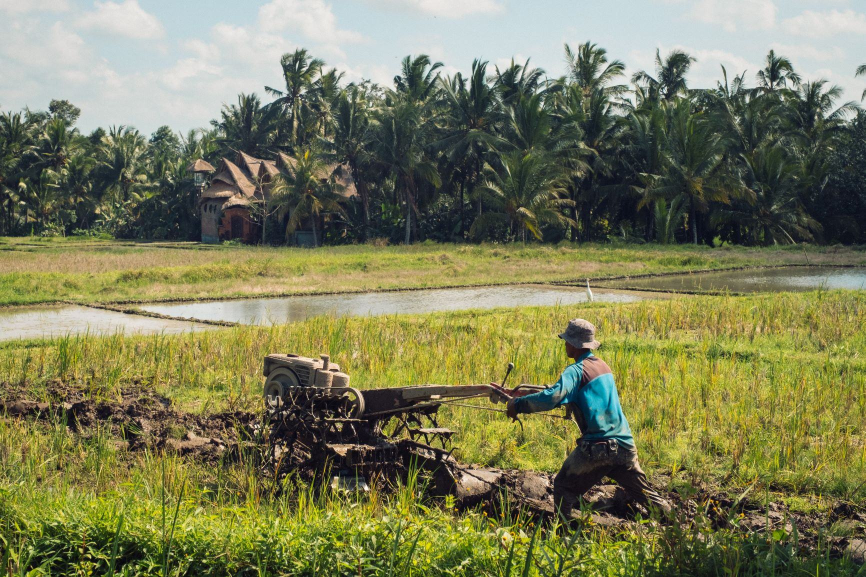
#> input picture tests/images/business-work-1.jpg, 1731 x 1154 px (shown at 1/2 size)
$ python use_module.py ../tests/images/business-work-1.jpg
#> lines starting #> are read from the running program, lines starting #| are printed output that depends on the picture; after the words box and inside, x2 and y2 are one past the last pixel; in counts of white or black regions, pixels touching at a corner belong together
#> further down, image is the input picture: PIL image 1731x1154 RGB; mean R, G, B 123.1, 124.7, 89
### smartcrop.py
#!/usr/bin/env python

import argparse
import json
import math
import sys

import numpy as np
from PIL import Image, ImageDraw
from PIL.ImageFilter import Kernel
from pytoolbox.multimedia import exif


def saturation(image):
    r, g, b = image.split()
    r, g, b = np.array(r), np.array(g), np.array(b)
    r, g, b = r.astype(float), g.astype(float), b.astype(float)
    maximum = np.maximum(np.maximum(r, g), b)  # [0; 255]
    minimum = np.minimum(np.minimum(r, g), b)  # [0; 255]
    s = (maximum + minimum) / 255  # [0.0; 1.0]
    d = (maximum - minimum) / 255  # [0.0; 1.0]
    d[maximum == minimum] = 0  # if maximum == minimum:
    s[maximum == minimum] = 1  # -> saturation = 0 / 1 = 0
    mask = s > 1
    s[mask] = 2 - d[mask]
    return d / s  # [0.0; 1.0]


def thirds(x):
    """gets value in the range of [0, 1] where 0 is the center of the pictures
    returns weight of rule of thirds [0, 1]"""
    x = ((x + 2 / 3) % 2 * 0.5 - 0.5) * 16
    return max(1 - x * x, 0)


class SmartCrop(object):

    DEFAULT_SKIN_COLOR = [0.78, 0.57, 0.44]

    def __init__(
        self,
        detail_weight=0.2,
        edge_radius=0.4,
        edge_weight=-20,
        outside_importance=-0.5,
        rule_of_thirds=True,
        saturation_bias=0.2,
        saturation_brightness_max=0.9,
        saturation_brightness_min=0.05,
        saturation_threshold=0.4,
        saturation_weight=0.3,
        score_down_sample=8,
        skin_bias=0.01,
        skin_brightness_max=1,
        skin_brightness_min=0.2,
        skin_color=None,
        skin_threshold=0.8,
        skin_weight=1.8
    ):
        self.detail_weight = detail_weight
        self.edge_radius = edge_radius
        self.edge_weight = edge_weight
        self.outside_importance = outside_importance
        self.rule_of_thirds = rule_of_thirds
        self.saturation_bias = saturation_bias
        self.saturation_brightness_max = saturation_brightness_max
        self.saturation_brightness_min = saturation_brightness_min
        self.saturation_threshold = saturation_threshold
        self.saturation_weight = saturation_weight
        self.score_down_sample = score_down_sample
        self.skin_bias = skin_bias
        self.skin_brightness_max = skin_brightness_max
        self.skin_brightness_min = skin_brightness_min
        self.skin_color = skin_color or self.DEFAULT_SKIN_COLOR
        self.skin_threshold = skin_threshold
        self.skin_weight = skin_weight

    def analyse(
        self,
        image,
        crop_width,
        crop_height,
        max_scale=1,
        min_scale=0.9,
        scale_step=0.1,
        step=8
    ):
        """
        Analyze image and return some suggestions of crops (coordinates).
        This implementation / algorithm is really slow for large images.
        Use `crop()` which is pre-scaling the image before analyzing it.
        """
        cie_image = image.convert('L', (0.2126, 0.7152, 0.0722, 0))
        cie_array = np.array(cie_image)  # [0; 255]

        # R=skin G=edge B=saturation
        edge_image = self.detect_edge(cie_image)
        skin_image = self.detect_skin(cie_array, image)
        saturation_image = self.detect_saturation(cie_array, image)
        analyse_image = Image.merge('RGB', [skin_image, edge_image, saturation_image])

        del edge_image
        del skin_image
        del saturation_image

        score_image = analyse_image.copy()
        score_image.thumbnail(
            (
                int(math.ceil(image.size[0] / self.score_down_sample)),
                int(math.ceil(image.size[1] / self.score_down_sample))
            ),
            Image.Resampling.LANCZOS)

        top_crop = None
        top_score = -sys.maxsize

        crops = self.crops(
            image,
            crop_width,
            crop_height,
            max_scale=max_scale,
            min_scale=min_scale,
            scale_step=scale_step,
            step=step)

        for crop in crops:
            crop['score'] = self.score(score_image, crop)
            if crop['score']['total'] > top_score:
                top_crop = crop
                top_score = crop['score']['total']

        return {'analyse_image': analyse_image, 'crops': crops, 'top_crop': top_crop}

    def crop(
        self,
        image,
        width,
        height,
        prescale=True,
        max_scale=1,
        min_scale=0.9,
        scale_step=0.1,
        step=8
    ):
        """Not yet fully cleaned from https://github.com/hhatto/smartcrop.py."""
#> called with width = 100, height = 100, prescale = True, max_scale = 1, min_scale = 0.9, scale_step = 0.1, step = 8
        scale = min(image.size[0] / width, image.size[1] / height)
#> scale = 11.54
        crop_width = int(math.floor(width * scale))
#> crop_width = 1154
        crop_height = int(math.floor(height * scale))
#> crop_height = 1154
        # img = 100x100, width = 95x95, scale = 100/95, 1/scale > min
        # don't set minscale smaller than 1/scale
        # -> don't pick crops that need upscaling
        min_scale = min(max_scale, max(1 / scale, min_scale))
#> min_scale = 0.9

        prescale_size = 1
        if prescale:
            prescale_size = 1 / scale / min_scale
#> prescale_size = 0.0963
            if prescale_size < 1:
                image = image.copy()
                image.thumbnail(
                    (int(image.size[0] * prescale_size), int(image.size[1] * prescale_size)),
                    Image.Resampling.LANCZOS)
#> image: PIL image 166x111 RGB
                crop_width = int(math.floor(crop_width * prescale_size))
#> crop_width = 111
                crop_height = int(math.floor(crop_height * prescale_size))
#> crop_height = 111
            else:
                prescale_size = 1

        result = self.analyse(
            image,
            crop_width=crop_width,
            crop_height=crop_height,
            min_scale=min_scale,
            max_scale=max_scale,
            scale_step=scale_step,
            step=step)

        for i in range(len(result['crops'])):
            crop = result['crops'][i]
            crop['x'] = int(math.floor(crop['x'] / prescale_size))
            crop['y'] = int(math.floor(crop['y'] / prescale_size))
            crop['width'] = int(math.floor(crop['width'] / prescale_size))
            crop['height'] = int(math.floor(crop['height'] / prescale_size))
            result['crops'][i] = crop
        return result

    def crops(
        self,
        image,
        crop_width,
        crop_height,
        max_scale=1,
        min_scale=0.9,
        scale_step=0.1,
        step=8
    ):
        image_width, image_height = image.size
        crops = []
        for scale in (
            i / 100 for i in range(
                int(max_scale * 100),
                int((min_scale - scale_step) * 100),
                -int(scale_step * 100))
        ):
            for y in range(0, image_height, step):
                if not (y + crop_height * scale <= image_height):
                    break
                for x in range(0, image_width, step):
                    if not (x + crop_width * scale <= image_width):
                        break
                    crops.append({
                        'x': x,
                        'y': y,
                        'width': crop_width * scale,
                        'height': crop_height * scale,
                    })
        if not crops:
            raise ValueError(locals())
        return crops

    # [37 lines left out: function debug_crop, not called in this run]

    def detect_edge(self, cie_image):
        return cie_image.filter(Kernel((3, 3), (0, -1, 0, -1, 4, -1, 0, -1, 0), 1, 1))

    def detect_saturation(self, cie_array, source_image):
        threshold = self.saturation_threshold
        saturation_data = saturation(source_image)
        mask = (
            (saturation_data > threshold) &
            (cie_array >= self.saturation_brightness_min * 255) &
            (cie_array <= self.saturation_brightness_max * 255))

        saturation_data[~mask] = 0
        saturation_data[mask] = (saturation_data[mask] - threshold) * (255 / (1 - threshold))

        return Image.fromarray(saturation_data.astype('uint8'))

    def detect_skin(self, cie_array, source_image):
        r, g, b = source_image.split()
        r, g, b = np.array(r), np.array(g), np.array(b)
        r, g, b = r.astype(float), g.astype(float), b.astype(float)
#> r: shape (111, 166) float64
#> g: shape (111, 166) float64
#> b: shape (111, 166) float64
        rd = np.ones_like(r) * -self.skin_color[0]
        gd = np.ones_like(g) * -self.skin_color[1]
        bd = np.ones_like(b) * -self.skin_color[2]

        mag = np.sqrt(r * r + g * g + b * b)
        mask = ~(abs(mag) < 1e-6)
#> mask: shape (111, 166) bool; every value is 1
        rd[mask] = r[mask] / mag[mask] - self.skin_color[0]
        gd[mask] = g[mask] / mag[mask] - self.skin_color[1]
        bd[mask] = b[mask] / mag[mask] - self.skin_color[2]

        skin = 1 - np.sqrt(rd * rd + gd * gd + bd * bd)
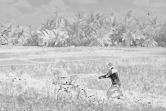
#> skin: shape (111, 166) float64; min 0.106, max 0.937, mean 0.757
        mask = (
            (skin > self.skin_threshold) &
            (cie_array >= self.skin_brightness_min * 255) &
            (cie_array <= self.skin_brightness_max * 255))
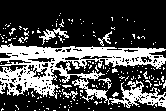
#> mask: shape (111, 166) bool; 29.8% white; 179 white regions (170 under 20 px), largest, box (x1, y1, x2, y2) and area: (0, 43, 166, 108) 4547, (39, 28, 69, 45) 153, (98, 31, 112, 46) 62

        skin_data = (skin - self.skin_threshold) * (255 / (1 - self.skin_threshold))
        skin_data[~mask] = 0

        return Image.fromarray(skin_data.astype('uint8'))

    def importance(self, crop, x, y):
        if (
            crop['x'] > x or x >= crop['x'] + crop['width'] or
            crop['y'] > y or y >= crop['y'] + crop['height']
        ):
            return self.outside_importance

        x = (x - crop['x']) / crop['width']
        y = (y - crop['y']) / crop['height']
        px, py = abs(0.5 - x) * 2, abs(0.5 - y) * 2

        # distance from edge
        dx = max(px - 1 + self.edge_radius, 0)
        dy = max(py - 1 + self.edge_radius, 0)
        d = (dx * dx + dy * dy) * self.edge_weight
        s = 1.41 - math.sqrt(px * px + py * py)

        if self.rule_of_thirds:
            s += (max(0, s + d + 0.5) * 1.2) * (thirds(px) + thirds(py))

        return s + d

    def score(self, target_image, crop):
        score = {
            'detail': 0,
            'saturation': 0,
            'skin': 0,
            'total': 0,
        }
        target_data = target_image.getdata()
        target_width, target_height = target_image.size

        down_sample = self.score_down_sample
        inv_down_sample = 1 / down_sample
        target_width_down_sample = target_width * down_sample
        target_height_down_sample = target_height * down_sample

        for y in range(0, target_height_down_sample, down_sample):
            for x in range(0, target_width_down_sample, down_sample):
                p = int(
                    math.floor(y * inv_down_sample) * target_width +
                    math.floor(x * inv_down_sample)
                )
                importance = self.importance(crop, x, y)
                detail = target_data[p][1] / 255
                score['skin'] += (
                    target_data[p][0] / 255 *
                    (detail + self.skin_bias) *
                    importance
                )
                score['detail'] += detail * importance
                score['saturation'] += (
                    target_data[p][2] / 255 *
                    (detail + self.saturation_bias) *
                    importance
                )
        score['total'] = (
            score['detail'] * self.detail_weight +
            score['skin'] * self.skin_weight +
            score['saturation'] * self.saturation_weight
        ) / (crop['width'] * crop['height'])
        return score


# [46 lines left out: functions parse_argument, main, not called in this run]


# [2 lines that do not run on import are left out]

### examples/use_module.py
#!/usr/bin/env python

import sys

import smartcrop
from PIL import Image

image = Image.open(sys.argv[1])

sc = smartcrop.SmartCrop()
result = sc.crop(image, 100, 100)
#> in saturation, `maximum = np.maximum(np.maximum(r, g), b)`:
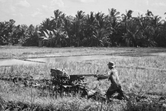
#> maximum: shape (111, 166) float64; min 11, max 241, mean 129.8
#> in saturation, `minimum = np.minimum(np.minimum(r, g), b)`:
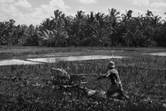
#> minimum: shape (111, 166) float64; min 0, max 239, mean 85.1
#> in saturation, `s[maximum == minimum] = 1`: s: shape (111, 166) float64; min 0.0667, max 1.88, mean 0.843
#> in saturation, `mask = s > 1`: mask: shape (111, 166) bool; 27.4% white; 180 white regions (173 under 20 px), largest, box (x1, y1, x2, y2) and area: (0, 0, 166, 29) 3080, (0, 49, 134, 87) 1267, (0, 48, 51, 56) 190
#> in saturation, `s[mask] = 2 - d[mask]`:
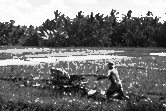
#> s: shape (111, 166) float64; min 0.0667, max 2, mean 0.955; drawn with min black and max white
#> in saturation, `return d / s`:
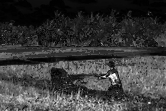
#> returned value: shape (111, 166) float64; min 0, max 1, mean 0.229
#> in detect_saturation, `mask = ( (saturation_data > threshold) & (cie_array >= self.saturation..`: mask: shape (111, 166) bool; 21.4% white; 104 white regions (97 under 20 px), largest, box (x1, y1, x2, y2) and area: (0, 81, 127, 111) 1508, (115, 57, 166, 96) 1094, (50, 59, 110, 75) 454
#> in analyse, `analyse_image = Image.merge('RGB', [skin_image, edge_image, saturation..`:
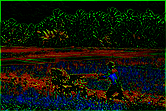
#> analyse_image: PIL image 166x111 RGB; mean R, G, B 18.8, 23.3, 9.2
#> in analyse, `crops = self.crops( image, crop_width, crop_height, max_scale=max_scal..`: crops = 25 items
#> the loop in analyse, `for crop in crops:` made 25 passes
#> the loop in crop, `for i in range(len(result['crops'])):` made 25 passes
print(result)
#> (printed output is left out)
